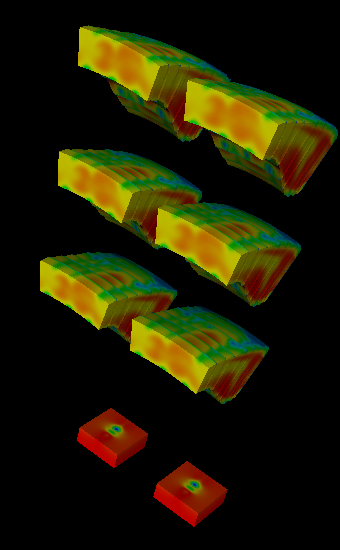

Generate this figure with Python:
#!/usr/bin/env python

# Demonstrate vtkDataSetSurfaceFilter on structured grid, poly data,
# unstructured grid, and rectilinear grid datasets side by side.

import os

# Factory overrides
import vtkmodules.vtkInteractionStyle  # noqa: F401
import vtkmodules.vtkRenderingFreeType  # noqa: F401
import vtkmodules.vtkRenderingOpenGL2  # noqa: F401

from vtkmodules.vtkCommonDataModel import vtkSphere
from vtkmodules.vtkFiltersExtraction import vtkExtractGeometry
from vtkmodules.vtkFiltersGeometry import vtkDataSetSurfaceFilter
from vtkmodules.vtkIOLegacy import vtkRectilinearGridReader
from vtkmodules.vtkIOParallel import vtkMultiBlockPLOT3DReader
from vtkmodules.vtkRenderingCore import (
    vtkActor,
    vtkPolyDataMapper,
    vtkRenderWindow,
    vtkRenderWindowInteractor,
    vtkRenderer,
)

data_dir = os.environ.get("VPE_DATA_DIR", os.path.dirname(os.path.abspath(__file__)))

# Read PLOT3D structured grid
pl3d = vtkMultiBlockPLOT3DReader()
pl3d.SetXYZFileName(os.path.join(data_dir, "combxyz.bin"))
pl3d.SetQFileName(os.path.join(data_dir, "combq.bin"))
pl3d.SetScalarFunctionNumber(100)
pl3d.SetVectorFunctionNumber(202)
pl3d.Update()
output = pl3d.GetOutput().GetBlock(0)

# Structured grid surface
gf = vtkDataSetSurfaceFilter()
gf.SetInputData(output)

g_mapper = vtkPolyDataMapper()
g_mapper.SetInputConnection(gf.GetOutputPort())
g_mapper.SetScalarRange(output.GetScalarRange())

g_actor = vtkActor()
g_actor.SetMapper(g_mapper)

# Second structured grid surface
gf_2 = vtkDataSetSurfaceFilter()
gf_2.SetInputData(output)

g2_mapper = vtkPolyDataMapper()
g2_mapper.SetInputConnection(gf_2.GetOutputPort())
g2_mapper.SetScalarRange(output.GetScalarRange())

g2_actor = vtkActor()
g2_actor.SetMapper(g2_mapper)
g2_actor.AddPosition(0, 15, 0)

# Poly data surface (from structured grid surface)
gf_3 = vtkDataSetSurfaceFilter()
gf_3.SetInputConnection(gf.GetOutputPort())

g3_mapper = vtkPolyDataMapper()
g3_mapper.SetInputConnection(gf_3.GetOutputPort())
g3_mapper.SetScalarRange(output.GetScalarRange())

g3_actor = vtkActor()
g3_actor.SetMapper(g3_mapper)
g3_actor.AddPosition(0, 0, 15)

# Second poly data surface
gf_4 = vtkDataSetSurfaceFilter()
gf_4.SetInputConnection(gf_2.GetOutputPort())

g4_mapper = vtkPolyDataMapper()
g4_mapper.SetInputConnection(gf_4.GetOutputPort())
g4_mapper.SetScalarRange(output.GetScalarRange())

g4_actor = vtkActor()
g4_actor.SetMapper(g4_mapper)
g4_actor.AddPosition(0, 15, 15)

# Unstructured grid surface
s = vtkSphere()
s.SetCenter(output.GetCenter())
s.SetRadius(100.0)

eg = vtkExtractGeometry()
eg.SetInputData(output)
eg.SetImplicitFunction(s)

gf_5 = vtkDataSetSurfaceFilter()
gf_5.SetInputConnection(eg.GetOutputPort())

g5_mapper = vtkPolyDataMapper()
g5_mapper.SetInputConnection(gf_5.GetOutputPort())
g5_mapper.SetScalarRange(output.GetScalarRange())

g5_actor = vtkActor()
g5_actor.SetMapper(g5_mapper)
g5_actor.AddPosition(0, 0, 30)

# Second unstructured grid surface
gf_6 = vtkDataSetSurfaceFilter()
gf_6.SetInputConnection(eg.GetOutputPort())

g6_mapper = vtkPolyDataMapper()
g6_mapper.SetInputConnection(gf_6.GetOutputPort())
g6_mapper.SetScalarRange(output.GetScalarRange())

g6_actor = vtkActor()
g6_actor.SetMapper(g6_mapper)
g6_actor.AddPosition(0, 15, 30)

# Rectilinear grid surface
rgrid_reader = vtkRectilinearGridReader()
rgrid_reader.SetFileName(os.path.join(data_dir, "RectGrid2.vtk"))
rgrid_reader.Update()

gf_7 = vtkDataSetSurfaceFilter()
gf_7.SetInputConnection(rgrid_reader.GetOutputPort())

g7_mapper = vtkPolyDataMapper()
g7_mapper.SetInputConnection(gf_7.GetOutputPort())
g7_mapper.SetScalarRange(rgrid_reader.GetOutput().GetScalarRange())

g7_actor = vtkActor()
g7_actor.SetMapper(g7_mapper)
g7_actor.SetScale(3, 3, 3)

# Second rectilinear grid surface
gf_8 = vtkDataSetSurfaceFilter()
gf_8.SetInputConnection(rgrid_reader.GetOutputPort())

g8_mapper = vtkPolyDataMapper()
g8_mapper.SetInputConnection(gf_8.GetOutputPort())
g8_mapper.SetScalarRange(rgrid_reader.GetOutput().GetScalarRange())

g8_actor = vtkActor()
g8_actor.SetMapper(g8_mapper)
g8_actor.SetScale(3, 3, 3)
g8_actor.AddPosition(0, 15, 0)

# Renderer
renderer = vtkRenderer()
renderer.AddActor(g_actor)
renderer.AddActor(g2_actor)
renderer.AddActor(g3_actor)
renderer.AddActor(g4_actor)
renderer.AddActor(g5_actor)
renderer.AddActor(g6_actor)
renderer.AddActor(g7_actor)
renderer.AddActor(g8_actor)

# Window
render_window = vtkRenderWindow()
render_window.SetSize(340, 550)
render_window.AddRenderer(renderer)
render_window.SetWindowName("dataset surface filter")

# Interactor
interactor = vtkRenderWindowInteractor()
interactor.SetRenderWindow(render_window)

# Scene
cam = renderer.GetActiveCamera()
cam.SetClippingRange(84, 174)
cam.SetFocalPoint(5.22824, 6.09412, 35.9813)
cam.SetPosition(100.052, 62.875, 102.818)
cam.SetViewUp(-0.307455, -0.464269, 0.830617)

interactor.Initialize()
interactor.Start()
